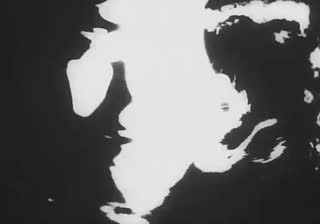
#> input picture projects/funeral_parade_of_roses/data/duplicate_report/thumbs/funeral_parade_of_roses_guevaras_delirium__shot_015.jpg, 320 x 224 px
$ python -i make_video_white.py   (imports and definitions only)
#> lines starting #> are read from the running program, lines starting #| are printed output that depends on the picture
#!/usr/bin/env python3
"""Generate Interzone XV Instagram video — INVERTED: white bg, black text, black funeral border.

Usage:
  python make_video_white.py              # full quality render
  python make_video_white.py --preview    # fast 10fps preview (~15s)

Format: 1080x1920 (9:16) — Instagram Reels / Stories / TikTok.
Safe zone: top 250px, bottom 320px clear of critical content.
Content zone: y=250 to y=1600.
"""

from PIL import Image, ImageDraw, ImageFont, ImageEnhance
from pathlib import Path
import argparse
import json
import sys

PROJECT_DIR = Path(__file__).parent.parent.parent / "projects" / "funeral_parade_of_roses"
import numpy as np
import subprocess
import cv2

SRC = PROJECT_DIR / "source" / "stills"
OUT = PROJECT_DIR / "output" / "promo"
# [1 line not run here, left out]

AUDIO_PATH = Path("/Users/smiller/Claude-Workspace/DJ_SEITH/audio/loops/Einstürzende Neubauten  - Feurio (loop).wav")

W, H = 1080, 1920  # 9:16 Reels/Stories/TikTok

# Safe zone boundaries (UI overlays)
SAFE_TOP = 250
SAFE_BOTTOM = 320

# === Load detected beat times ===
# [1 line not run here, left out]
# [1 line that did not run here, left out]
# [1 line that did not run here, left out]

# [4 lines left out: function beat_t, not called in this run]

def bar_t(n):
    return beat_t((n - 1) * 4)

# [1 line that did not run here, left out]


def load(name):
    return Image.open(SRC / name)

def make_bw(img, contrast=1.5, brightness=1.0):
    bw = img.convert("L")
    bw = ImageEnhance.Contrast(bw).enhance(contrast)
    if brightness != 1.0:
        bw = ImageEnhance.Brightness(bw).enhance(brightness)
    return bw

def center_x(img_w, canvas_w):
    return (canvas_w - img_w) // 2

def center_y(content_h):
    safe_h = H - SAFE_TOP - SAFE_BOTTOM
    return SAFE_TOP + (safe_h - content_h) // 2

# [469 lines left out: functions make_black_on_transparent, radial_vignette_white, font, prepare_layers, envelope, build_timeline and 3 more, not called in this run]


# [6 lines not run here, left out]

>>> from PIL import Image
>>> picture = Image.open('../../projects/funeral_parade_of_roses/data/duplicate_report/thumbs/funeral_parade_of_roses_guevaras_delirium__shot_015.jpg')
#> picture is the input picture: PIL image 320x224 RGB; mean R, G, B 108.1, 108.1, 107.7
>>> result = make_bw(picture)
#> in make_bw, `bw = ImageEnhance.Contrast(bw).enhance(contrast)`:
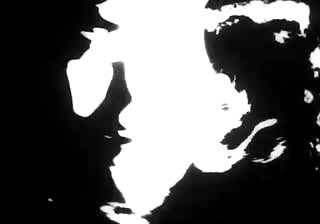
#> bw: PIL image 320x224 L; min 0, max 255, mean 99

$ run again, on projects/funeral_parade_of_roses/data/duplicate_report/thumbs/funeral_parade_of_roses_guevaras_delirium__shot_030.jpg
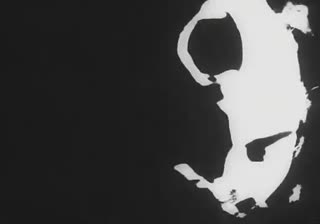
#> input picture projects/funeral_parade_of_roses/data/duplicate_report/thumbs/funeral_parade_of_roses_guevaras_delirium__shot_030.jpg, 320 x 224 px
#> picture is the input picture: PIL image 320x224 RGB; mean R, G, B 72.8, 72.8, 72.8
#> in make_bw, `bw = ImageEnhance.Contrast(bw).enhance(contrast)`:
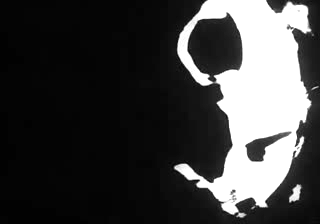
#> bw: PIL image 320x224 L; min 0, max 255, mean 64
